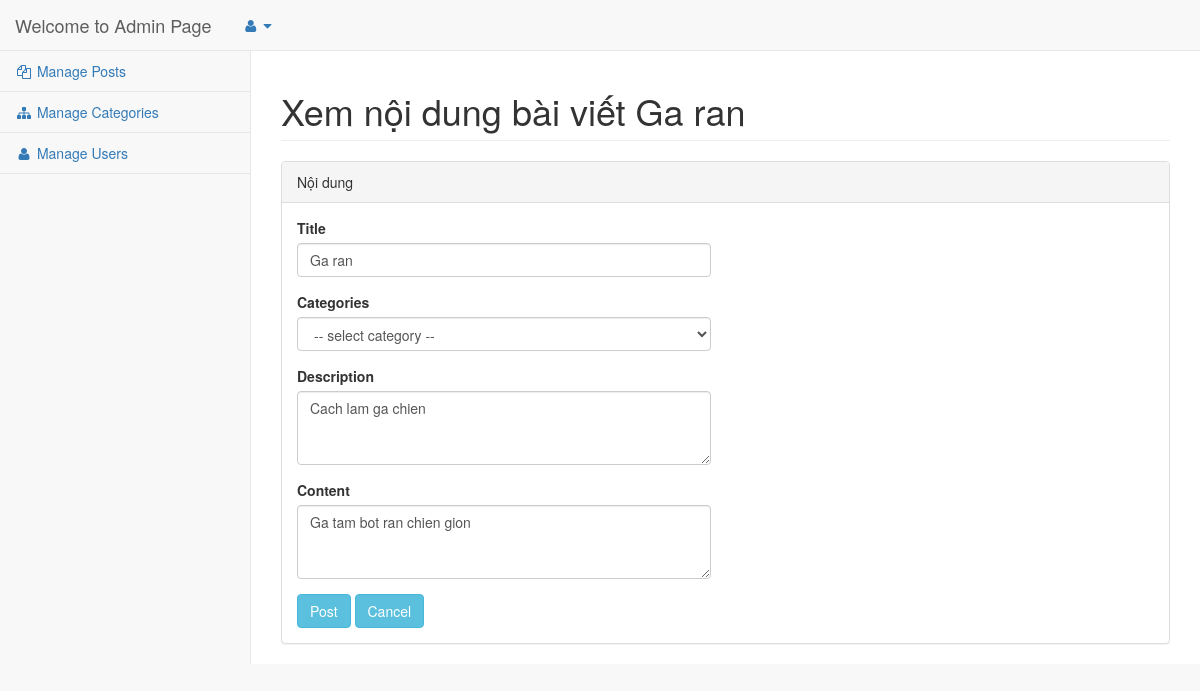
Screenshot of /baitapthuchanh_html/Admin/index.php?id=2&r=posts/detail with the database file from the repository.
### tables this page shows
CREATE TABLE `posts` (
  `id` int(15) NOT NULL,
  `cate_id` int(15) NOT NULL,
  `name` varchar(255) NOT NULL,
  `description` varchar(1000) NOT NULL,
  `content` text NOT NULL,
  `created_by` int(11) NOT NULL,
  `created_time` datetime NOT NULL
);

### baitapthuchanh_html/Admin/index.php (called while the page is built)
<?php
include "../Apps/bootstrap.php";
$router = new Apps_Libs_Router(__DIR__);
$router->router();

### baitapthuchanh_html/Apps/bootstrap.php (called while the page is built, shortened)
<?php
spl_autoload_register(function($classname){
    $exp= str_replace("_", "/", $classname);
    $path= str_replace("Apps", "", dirname(__FILE__));
});

### baitapthuchanh_html/Apps/Libs/DbConnection.php (called while the page is built, shortened)
<?php
class Apps_Libs_DbConnection{
    protected $host = 'localhost';
    protected $userName = 'root';
    protected $passWord = '';
    protected $database = 'baitapthuchanh_html';
    protected $queryParams = [];
    protected $tablename;
    protected static $connectionInstance=null;
    public function connect() {
        if(self::$connectionInstance===null){
            try{
                self::$connectionInstance= new PDO('mysql:host='.$this-> host . ';dbname='.$this->database,$this->userName, $this->passWord);
                self::$connectionInstance->setAttribute(PDO::ATTR_ERRMODE, PDO::ERRMODE_EXCEPTION);
            } catch (Exception $ex) {
                echo "ERROR".$ex->getMessage;
                die();
            }
        }
        return self::$connectionInstance;
    }
    public function query($sql, $param = []){
        $q = self::$connectionInstance->prepare($sql);
        if(is_array($param) && $param){
            $q->execute($param);
        }else{
            $q->execute();
        }
        return $q;
    }
    public function buildQueryParams($params){
        $default=[
            "select" => "*",
            "where" => "",
            "other" => "",
            "params" => "",
            "field" => "",
            "value" => [],
            "join" => ""
        ];
        $this->queryParams = array_merge($default,$params);
        return $this;
    }
    public function buildCondition($Condition){
        if(trim($Condition)){
            return "where ".$Condition;
        }
        return "";
    }
    public function select(){
        $sql = "select ".$this->queryParams["select"]." from ".$this->tablename." ".$this->queryParams["join"]." ".
                $this->buildCondition($this->queryParams["where"])." ".$this->queryParams["other"];
        $query = $this->query($sql,$this->queryParams["params"]);
        return $query->fetchAll(PDO::FETCH_ASSOC);
    }
    public function selectOne(){
        $this->queryParams["other"]= "limit 1";
        $data = $this->select();
        if ($data){
            return $data[0];
        }
        return[];
    }
}

### baitapthuchanh_html/Apps/Models/Categories.php (called while the page is built, shortened)
<?php
class Apps_Models_Categories extends Apps_Libs_DbConnection{
    public function buildSelectBox(){
        $query = $this->buildQueryParams(["select"=>"id, name"])->select();
        $result = ["" => "-- select category --"];
        foreach ($query as $row){
            $result[$row["id"]]=$row["name"];
        }
        return $result;
    }
}

### baitapthuchanh_html/Admin/posts/detail.php (the view, shortened to what this page needs)
<?php
$user = new Apps_Libs_UserIdentity();
$router = new Apps_Libs_Router();
$post = new Apps_Models_Posts();
$category = new Apps_Models_Categories();
$id = intval($router->getGET("id"));
if ($id) {
    $postDetail = $post->buildQueryParams([
                "where" => "id=$id",
            ])->selectOne();
}
?>
<!DOCTYPE html>
<html lang="en">
    <head>
        <link href="../startbootstrap-sb-admin-2-gh-pages/vendor/bootstrap/css/bootstrap.min.css" rel="stylesheet">
        <link href="../startbootstrap-sb-admin-2-gh-pages/vendor/metisMenu/metisMenu.min.css" rel="stylesheet">
        <link href="../startbootstrap-sb-admin-2-gh-pages/dist/css/sb-admin-2.css" rel="stylesheet">
        <link href="../startbootstrap-sb-admin-2-gh-pages/vendor/font-awesome/css/font-awesome.min.css" rel="stylesheet" type="text/css">
    </head>
    <body>
        <div id="wrapper">
            <nav class="navbar navbar-default navbar-static-top" role="navigation" style="margin-bottom: 0">
                <div class="navbar-header">
                    <a class="navbar-brand" href="#">Welcome to Admin Page <?php echo $user->getSESSION("username") ?></a>
                </div>
                <ul class="nav navbar-top-links navbar-left">
                    <li class="dropdown">
                        <a class="dropdown-toggle" data-toggle="dropdown" href="#">
                            <i class="fa fa-user fa-fw"></i> <i class="fa fa-caret-down"></i>
                        </a>
                    </li>
                </ul>
                <div class="navbar-default sidebar" role="navigation">
                    <div class="sidebar-nav navbar-collapse">
                        <ul class="nav" id="side-menu">
                            <li>
                                <a href="<?= $router->createUrl('posts/index') ?>"><i class="fa fa-files-o fa-fw"></i> Manage Posts</a>
                            </li>
                            <li>
                                <a href="<?= $router->createUrl('categories/index') ?>"><i class="fa fa-sitemap fa-fw"></i> Manage Categories</a>
                            </li>
                            <li>
                                <a href="<?= $router->createUrl('users/index') ?>"><i class="fa fa-user fa-fw"></i> Manage Users</a>
                            </li>
                        </ul>
                    </div>
                </div>
            </nav>
            <div id="page-wrapper">
                <div class="row">
                    <div class="col-lg-12">
                        <h1 class="page-header"><?= !$id ? "Tạo mới " : "Xem nội dung " ?> bài viết <?= $postDetail ["name"] ?></h1>
                    </div>
                </div>
                <div class="row">
                    <div class="col-lg-12">
                        <div class="panel panel-default">
                            <div class="panel-heading">
                                Nội dung
                            </div>
                            <div class="panel-body">
                                <div class="row">
                                    <div class="col-lg-6" class="show-data">
                                        <form role="form" action="<?php echo $router->createUrl('posts/detail', ["id" => $postDetail["id"]]) ?>" method="POST">
                                            <div class="form-group">
                                                <label>Title</label>
                                                <input class="form-control" placeholder="Tiêu đề bài viết" type="text" name="name" value="<?= $postDetail["name"] ?>">
                                            </div>
                                            <div class="form-group">
                                                <label for="Select">Categories</label>
                                                <select id="Select" class="form-control" name="category">
                                                    <?php
                                                    $listCategory = $category->buildSelectBox();
                                                    foreach ($listCategory as $key => $value) {
                                                        ?>
                                                        <option<?= $key == $postDetail["cate_id"] ? "selected" : "" ?> value="<?= $key ?>"><?= $value ?></option>
                                                    <?php } ?>
                                                </select>
                                            </div>
                                            <div class="form-group">
                                                <label>Description</label>
                                                <textarea class="form-control" placeholder="Giới thiệu nội dung" rows="3" name="description"><?= $postDetail["description"] ?></textarea>
                                            </div>
                                            <div class="form-group">
                                                <label>Content</label>
                                                <textarea class="form-control" placeholder="Nội dung chi tiết" rows="3" name="description" name="content"><?= $postDetail["content"] ?></textarea>
                                            </div>
                                            <input class="btn btn-info" type="submit" name="submit" value="Post">
                                            <input class="btn btn-info" onclick="window.location.href = '<?= $router->createUrl("posts/index") ?>'" type="button" value="Cancel">
                                        </form>
                                    </div>
                                </div>
                            </div>
                        </div>
                    </div>
                </div>
            </div>
        </div>
    </body>
</html>

### rows the page displays
posts: name "Ga ran", description "Cach lam ga chien", description "Ga tam bot ran chien gion"

### other values shown
form field category "-- select category --"
